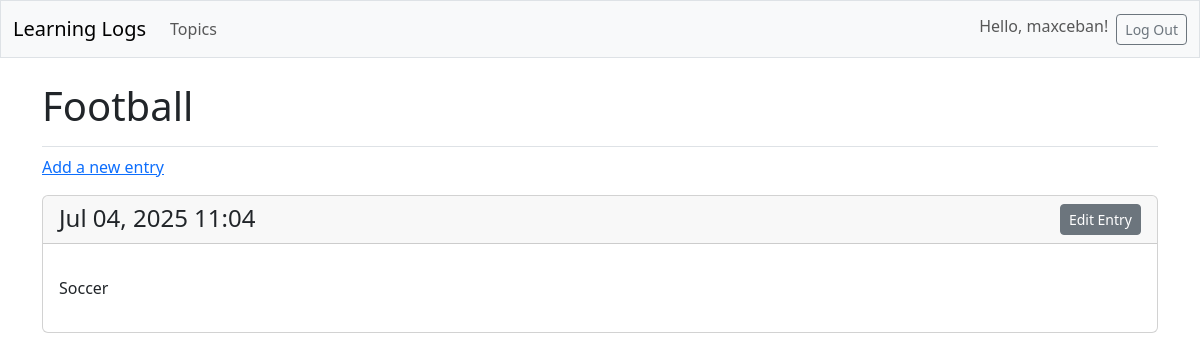
Screenshot of /topics/5/ (signed in) with the database file from the repository.
### learning_logs/models.py (models this page shows, shortened)
class Topic(models.Model):
    text = models.CharField(max_length=200)
    date_added = models.DateTimeField(auto_now_add=True)
    owner = models.ForeignKey(User, on_delete=models.CASCADE)

class Entry(models.Model):
    topic = models.ForeignKey(Topic, on_delete=models.CASCADE)
    text = models.TextField()
    date_added = models.DateTimeField(auto_now_add=True)
    class Meta:
        verbose_name_plural = 'entries'

### learning_logs/views.py (the view)
# urls.py: path('topics/<int:topic_id>/', views.topic, name='topic'),
@login_required
def topic(request, topic_id):
    topic = Topic.objects.get(id=topic_id, owner=request.user)
    entries = Entry.objects.filter(topic=topic).order_by('-date_added')
    context = {'topic': topic, 'entries': entries}
    return render(request, 'learning_logs/topic.html', context)

### learning_logs/templates/learning_logs/topic.html (shortened to what this page needs)
<!DOCTYPE html>
<html lang="en">
<head>
    {% extends 'learning_logs/base.html'%}
    {% block page_header %}
        <h1>{{ topic.text }}</h1>
    {% endblock page_header %}
    {% block content %}
        <p>
            <a href="{% url 'learning_logs:new_entry' topic.id %}">Add a new entry</a>
        </p>
        {% for entry in entries %}
            <div class="card mb-3">
                <h4 class="card-header">
                    {{ entry.date_added|date:"M d, Y H:i" }}
                    <small><a href="{% url 'learning_logs:edit_entry' entry.id %}" class="btn btn-secondary btn-sm float-end">
                        Edit Entry</a></small>
                </h4>
                <div class="card-body">
                    <p class="card-text">{{ entry.text|linebreaks }}</p>
                </div>
            </div>
        {% empty %}
        <p>No entries have been added yet.</p>
        {% endfor %}
    {% endblock content %}

### learning_logs/templates/learning_logs/base.html (shortened to what this page needs)
<!DOCTYPE html>
<html lang="en">
<head>
    {% load django_bootstrap5 %}
    {% bootstrap_css %}
</head>
<body>
    <nav class="navbar navbar-expand-md navbar-light bg-light mb-4 border">
        <div class="container-fluid">
            <a class="navbar-brand" href="{% url 'learning_logs:index' %}">Learning Logs</a>
            <div class="collapse navbar-collapse" id="navbarCollapse">
                <ul class="navbar-nav me-auto mb-2 mb-md-0">
                    <li class="nav-item">
                        <a class="nav-link" href="{% url 'learning_logs:topics' %}">Topics</a>
                    </li>
                </ul>
                <ul class="navbar-nav ms-auto mb-2 mb-md-0">
                    {% if user.is_authenticated %}
                        <li class="nav-item">
                            <span class="navbar-text me-2">Hello, {{ user.username }}!</span>
                        </li>
                        <li class="nav-item">
                            <form action="{% url 'accounts:logout' %}" method="post" class="d-inline">
                                <button type="submit" class="btn btn-outline-secondary btn-sm">Log Out</button>
                            </form>
                        </li>
                    {% endif %}
                </ul>
            </div>
        </div>
    </nav>
    <main class="container">
        <div class="pb-2 mb-2 border-bottom">
            {% block page_header %}{% endblock page_header%}
        </div>
        <div>
            {% block content %}{% endblock content %}
        </div>
    </main>
</body>
</html>

### rows the page displays
Topic: text "Football"
Entry: date_added "Jul 04, 2025 11:04", text "Soccer"

### other values shown
{{ user.username }} "maxceban"
